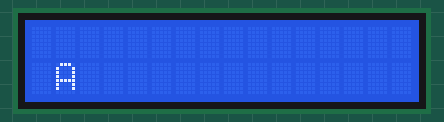
Simulated run of this sketch. Board: Arduino Uno, built with avr-gcc and run on an emulated ATmega328P. Shown: 16×2 character LCD.

Above: at 1.1 s.
At 5.1 s:
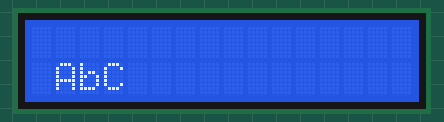
At 10.1 s:
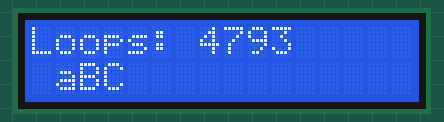
At 20.1 s:
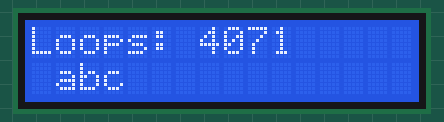
At 29.1 s:
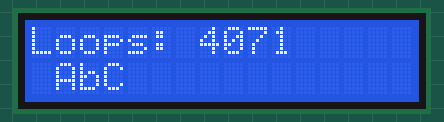
At 39.1 s:
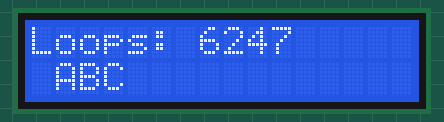

The sketch:

JB_LCD_Task3_int.ino
```cpp
#include <LiquidCrystal.h>

LiquidCrystal g_lcd(14, 12,   4, 5, 6, 7,   8, 9, 10, 11);  // 8 bit mode

const unsigned int OFFSET_ms = 10 * 1000;
unsigned long g_endTime_ms;
unsigned long g_loopCounter = 0;

// ----------

template<typename DATATYPE>
class Task
{
  private:
    DATATYPE _nextTime_ms;
    DATATYPE _interval_ms;

  public:
    Task(DATATYPE interval_ms);
    void update(DATATYPE currentTime_ms);

    virtual void process() = 0;
};

template<typename DATATYPE>
Task<DATATYPE>::Task(DATATYPE interval_ms)
{
  _interval_ms = interval_ms;
  _nextTime_ms = millis() + interval_ms;
}

template<typename DATATYPE>
void Task<DATATYPE>::update(DATATYPE currentTime_ms)
{
  // https://playground.arduino.cc/Code/TimingRollover/
  if (static_cast<signed>(currentTime_ms - _nextTime_ms) >= 0) {
    process();
    _nextTime_ms = currentTime_ms + _interval_ms - (currentTime_ms - _nextTime_ms);
  }
}

// ----------

template<typename DATATYPE>
class LCDChar : public Task<DATATYPE>
{
  private:
    bool _toggle = false;
    char _c1, _c2, _colPos;

  public:
    LCDChar(char c1, char c2, char colPos, DATATYPE interval);

    void process();
};

template<typename DATATYPE>
LCDChar<DATATYPE>::LCDChar(char c1, char c2, char colPos, DATATYPE interval)
  : Task<DATATYPE>(interval)
{
  _c1 = c1;
  _c2 = c2;
  _colPos = colPos;
}

template<typename DATATYPE>
void LCDChar<DATATYPE>::process()
{
  _toggle = !_toggle;
  g_lcd.setCursor(_colPos, 1);
  g_lcd.print(_toggle ? _c1 : _c2);
}

// ----

/*
Task<unsigned long>* _task1 = new LCDChar<unsigned long>('A', 'a', 1, 1000);
Task<unsigned long>* _task2 = new LCDChar<unsigned long>('B', 'b', 2, 2000);
Task<unsigned long>* _task3 = new LCDChar<unsigned long>('C', 'c', 3, 3000);

empty                             | 3118122
unsigned long: 3388 Bytes (11%)   | 1346800
unsigned int: 3260 Bytes (10%)    | 1038778
*/

Task<unsigned int>* _task1 = new LCDChar<unsigned int>('A', 'a', 1, 1000);
Task<unsigned int>* _task2 = new LCDChar<unsigned int>('B', 'b', 2, 2000);
Task<unsigned int>* _task3 = new LCDChar<unsigned int>('C', 'c', 3, 3000);
// Sketch uses 3284 Bytes (10%)

// ----------

void setup()
{
  // some displays need time to initialize
  delay(500);
  g_lcd.begin(16, 2);

  unsigned long current_ms = millis();
  g_endTime_ms =  + OFFSET_ms;
}

void loop()
{
  g_loopCounter++;
  unsigned long current_ms = millis();

  // ----

  _task1->update(current_ms);
  _task2->update(current_ms);
  _task3->update(current_ms);

  // ----

  if (current_ms >= g_endTime_ms) {
    outputResults();

    g_loopCounter = 0;
    g_endTime_ms = millis() + OFFSET_ms;
  }
}


void outputResults()
{
  g_lcd.setCursor(0, 0);
  g_lcd.print("Loops:          ");
  g_lcd.setCursor(7, 0);
  g_lcd.print(g_loopCounter);
}
```

Measured:
- what the display in image 0 shows lasts 1.0 s, from 1.0 s to 2.0 s
